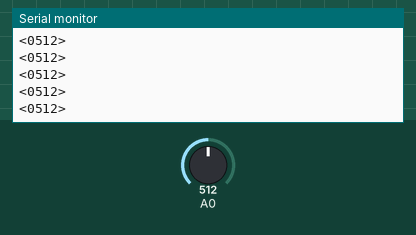
Bench run of a sketch on a simulated Arduino Uno, built with avr-gcc and run on an emulated ATmega328P. Shown: the last lines printed to the serial monitor. Inputs (shaded band) come from the test bench; at power-on: A0 = 512.

Above: at 1.2 s.
1.3 s: A0 set to 716
At 1.31 s:
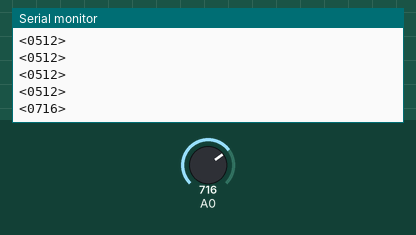
2.8 s: A0 set to 900
At 2.81 s:
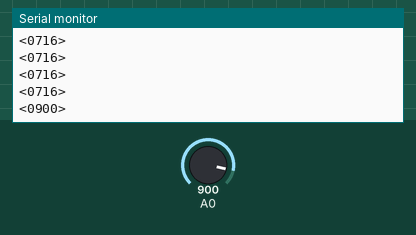
Timing chart, 0 to 5.8 s (numbered marks = the images above; inputs shaded):
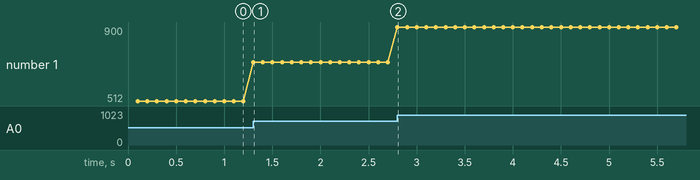

Measured:
- after the input at 1.3 s, the serial monitor: prints a new line at once (image 1)
- after the input at 2.8 s, the serial monitor: prints a new line at once (image 2)
- plotted number 1: 512 → 716 after the input at 1.3 s, 716 → 900 after the input at 2.8 s

The sketch:

ESP_NOW_RX.ino
```cpp
unsigned int sensorValue=0;
unsigned long past_time=0;

void setup() {
  // put your setup code here, to run once:
Serial.begin(9600);
}

void loop() {
  // put your main code here, to run repeatedly:
if(millis()-past_time>=100)
  {
  sensorValue=analogRead(0);
  trama(sensorValue);
  past_time=millis();
  }
}


void trama(unsigned int value1){
  Serial.print("<");

  if (value1 > 999) {
    Serial.print(value1);
  }else if (value1 > 99) {
    Serial.print("0");
    Serial.print(value1);
  }else if(value1>9){
    Serial.print("00");
    Serial.print(value1);
  }else{
    Serial.print("000");
    Serial.print(value1);
    }
  Serial.println(">");
  }
```
